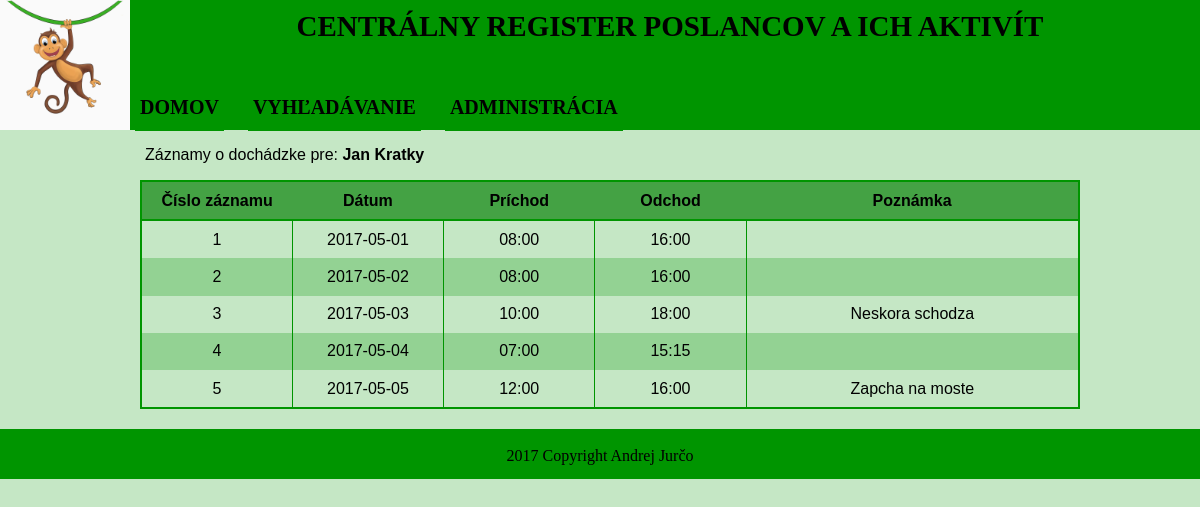
/vyhladavanie.php?poslanec=238&mposlanca=Jan Kratky, run on the app's committed database.
### tables this page shows
CREATE TABLE IF NOT EXISTS `casy` (
  `id` smallint(5) NOT NULL AUTO_INCREMENT,
  `den` date NOT NULL,
  `cas_prichodu` char(5) NOT NULL,
  `cas_odchodu` char(5) NOT NULL,
  `poznamka` char(100) NOT NULL,
  `id_poslanca` smallint(5) NOT NULL,
  PRIMARY KEY (`id`),
  KEY `id_poslanca` (`id_poslanca`)
);

### funkcie.php (the view, shortened to what this page needs)
<?php
$mysqli = new mysqli('localhost', 'jurco15', 'ohjai', 'jurco15');
if ($mysqli->connect_errno) {
	echo '<p class="chyba">Nepodarilo sa pripojiť!</p>';
} else {
	$mysqli->query("SET CHARACTER SET 'utf8'");
}
function vypis_zaznamy($id, $prihlaseny, $meno='') {
  global $mysqli;
  if (!$mysqli->connect_errno) {
      $sql="SELECT * FROM casy WHERE id_poslanca='$id' ORDER BY id ASC";
      if ($result = $mysqli->query($sql)) {
        if ($prihlaseny) { echo '<h4>Vaše záznamy: </h4>';
        } else { echo '<p>Záznamy o dochádzke pre: <b>' . $meno . '</b></p>';
        }
        echo '<form method="post"> <table>';
        echo '<tr><th>Číslo záznamu</th><th>Dátum</th><th>Príchod</th><th>Odchod</th><th>Poznámka</th>';
        $zaznam = 1;
        while ($riadok = $result->fetch_assoc()) {
          echo '<tr><td>' . $zaznam++ . '</td><td>' . $riadok['den'] . '</td><td>' . $riadok['cas_prichodu'] . '</td><td>' . $riadok['cas_odchodu'] . '</td><td>' . $riadok['poznamka'] . '</td>';
          echo "</tr>\n";
        } echo '</table>';
          echo '</form>';
      } elseif ($mysqli->errno) {
          return False;
			}
	}
}
?>

### styl-mobil.css (style rules this page uses)
body { background-color: #C5E7C5; margin: 0px; }
section h4, section p, section h3 { margin-left: 5px; }
section table { width: 100%; border: solid 2px #009500; border-radius: 15px; border-collapse: collapse; text-align: center; }
section td { border-left: solid 1px #009500; border-right: solid 1px #009500; }
section tr:nth-child(odd) { background-color: #93d293; }
section td, section th { padding: 0.6em; }
section th { width: 15%; background-color: #44a244; border-bottom: solid 2px #009500; }
section th:last-child { width: 7%; }
section th:nth-child(5) { width: 33%; }

### data on the page
casy: den "2017-05-01", cas_prichodu "08:00", cas_odchodu "16:00"
casy: den "2017-05-02", cas_prichodu "08:00", cas_odchodu "16:00"
casy: den "2017-05-03", cas_prichodu "10:00", cas_odchodu "18:00", poznamka "Neskora schodza"
casy: den "2017-05-04", cas_prichodu "07:00", cas_odchodu "15:15"
casy: den "2017-05-05", cas_prichodu "12:00", cas_odchodu "16:00", poznamka "Zapcha na moste"

### other printed values
$meno "Jan Kratky"
